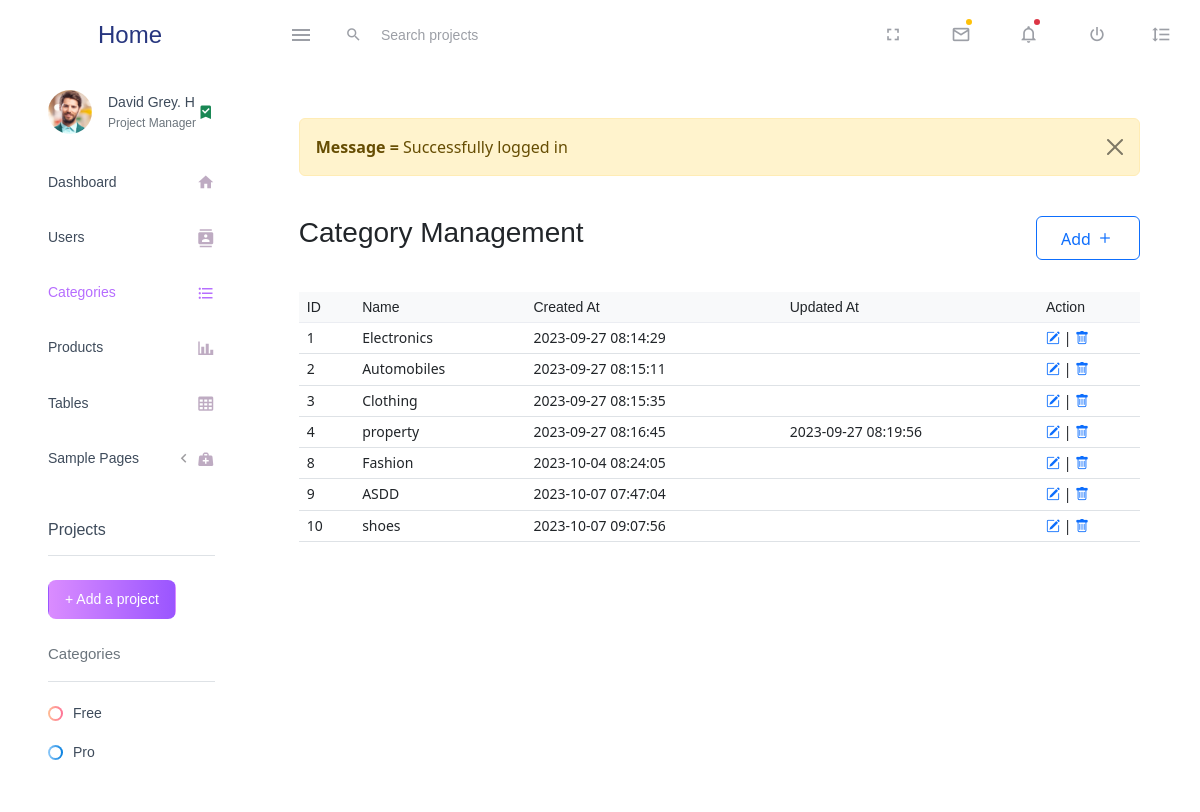
Page /dashboard/Categories/categories.php (signed in) on the committed database.
### tables this page shows
CREATE TABLE `categories` (
  `id` int(11) NOT NULL,
  `name` varchar(50) NOT NULL,
  `created` timestamp NOT NULL DEFAULT current_timestamp(),
  `updated` timestamp NULL DEFAULT NULL ON UPDATE current_timestamp()
);

### dashboard/Categories/categories.php (the view, shortened to what this page needs)
<?php
$conn = DB::connect();
$query = "select * from categories where 1";
$result = $conn->query($query);
?>
<?php $title = "All Categories";
include "head.php" ?>
<div class="container-scroller">
    <?php $img = "../../assets/images/face4.jpg";
    include "../inc/Header.php" ?>
    <div class="container-fluid page-body-wrapper">
        <?php $img = "../../assets/images/face1.jpg";
        include "../inc/sidebar.php" ?>
        <main class="main-panel mt-5 mx-5">
            <?php include "../../shared/message.php"; ?>
            <div class="d-flex justify-content-between my-4">
                <h3>Category Management</h3>
                <a class="btn btn-outline-primary px-4 mb-2" href="categoryAdd.php"> Add <i class="bi bi-plus fs-5"></i></a>
            </div>
            <table class="table align-middle mb-0 bg-white">
                <thead class="bg-light">
                    <tr>
                        <th>ID</th>
                        <th>Name</th>
                        <th>Created At</th>
                        <th>Updated At</th>
                        <th>Action</th>
                    </tr>
                </thead>
                <tbody>
                    <?php
                    if ($result->num_rows) {
                        while ($row = $result->fetch_assoc()) {
                            echo "<tr>
            <td>{$row['id']}</td>
            <td>{$row['name']}</td>
            <td>{$row['created']}</td>
            <td>{$row['updated']}</td>
            <td>
            <a href='categoryEdit.php?id={$row['id']}' title='edit'><i class='bi bi-pencil-square'></i></a> |
            <a onclick=\"return confirm('Are you sure?')\" href='categoryDelete.php?id={$row['id']}' title='delete'><i class='bi bi-trash'></i></a>
            </td>
            </tr>";
                        }
                    }
                    ?>
                </tbody>
            </table>
        </main>
    </div>
</div>
<?php include "footer.php" ?>

### rows in the picture
categories: id "1", name "Electronics", created "2023-09-27 08:14:29"
categories: id "2", name "Automobiles", created "2023-09-27 08:15:11"
categories: id "3", name "Clothing", created "2023-09-27 08:15:35"
categories: id "4", name "property", created "2023-09-27 08:16:45", updated "2023-09-27 08:19:56"
categories: id "8", name "Fashion", created "2023-10-04 08:24:05"
categories: id "9", name "ASDD", created "2023-10-07 07:47:04"
categories: id "10", name "shoes", created "2023-10-07 09:07:56"

### other values in the picture
$_SESSION['message'] "Successfully logged in"
